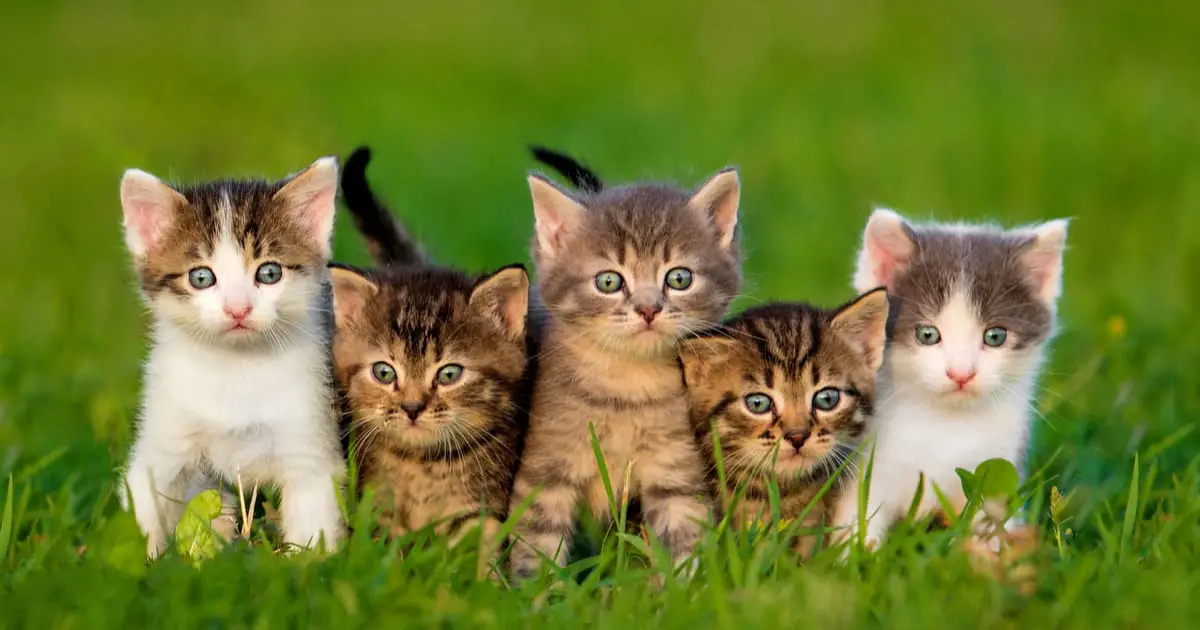
#> input picture Assignment_28/cat_detection/cat_image.png, 1200 x 630 px, found by its file name
$ python cat_detector.py
#> lines starting #> are read from the running program, lines starting #| are printed output that depends on the picture; after the words box and inside, x2 and y2 are one past the last pixel; in counts of white or black regions, pixels touching at a corner belong together
import cv2

cat_image = cv2.imread("Assignment_28/cat_detection/cat_image.png")
#> cat_image is the input picture: shape (630, 1200, 3); mean B, G, R 48.1, 123.9, 112.9
number_of_cat = 0
cat_detector = cv2.CascadeClassifier(cv2.data.haarcascades +
                                     "haarcascade_frontalcatface.xml")

cats = cat_detector.detectMultiScale(cat_image)
#> cats = [[881, 268, 155, 155], [149, 206, 164, 164], [563, 214, 158, 158], [341, 312, 150, 150], [715, 340, 151, 151]]
for cat in cats:
    number_of_cat += 1
    x, y, w, h = cat
    cv2.rectangle(cat_image, [x, y], [x+w, y+h], (255, 255), 2)
#> this loop made 5 passes
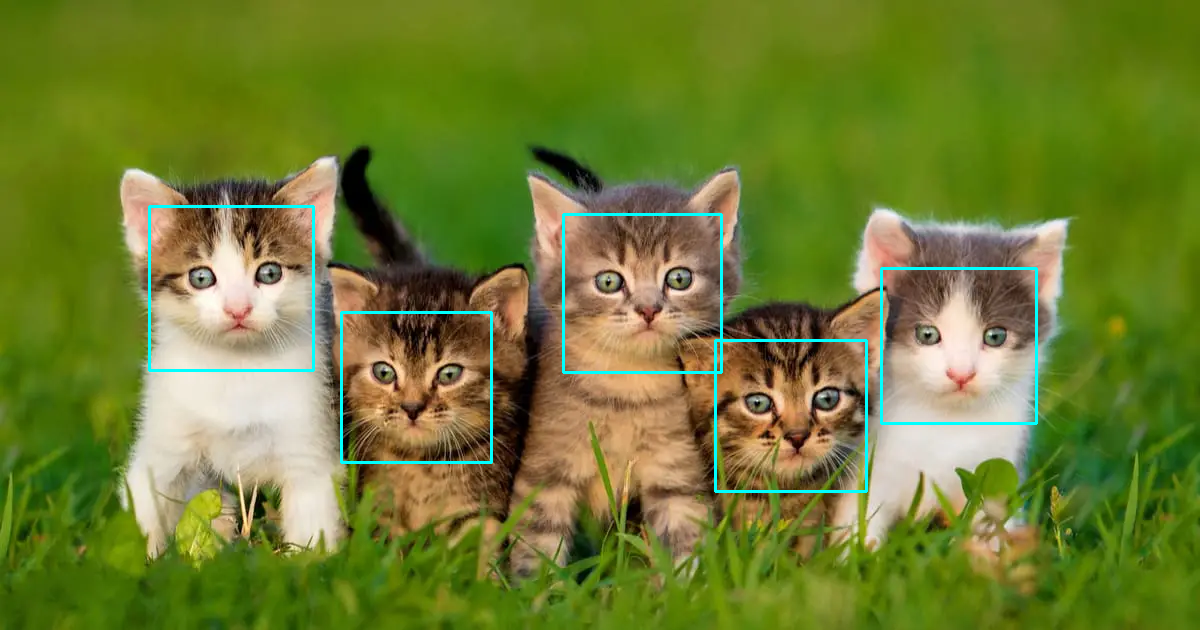
#> cat_image: shape (630, 1200, 3); 1.23% of pixels changed, all inside (x1, y1, x2, y2) = (148, 205, 1038, 493)
#> after the loop, number_of_cat = 5

print(f"number of cat: {number_of_cat}")
#| number of cat: 5
cv2.imshow("", cat_image)
cv2.waitKey(0)
